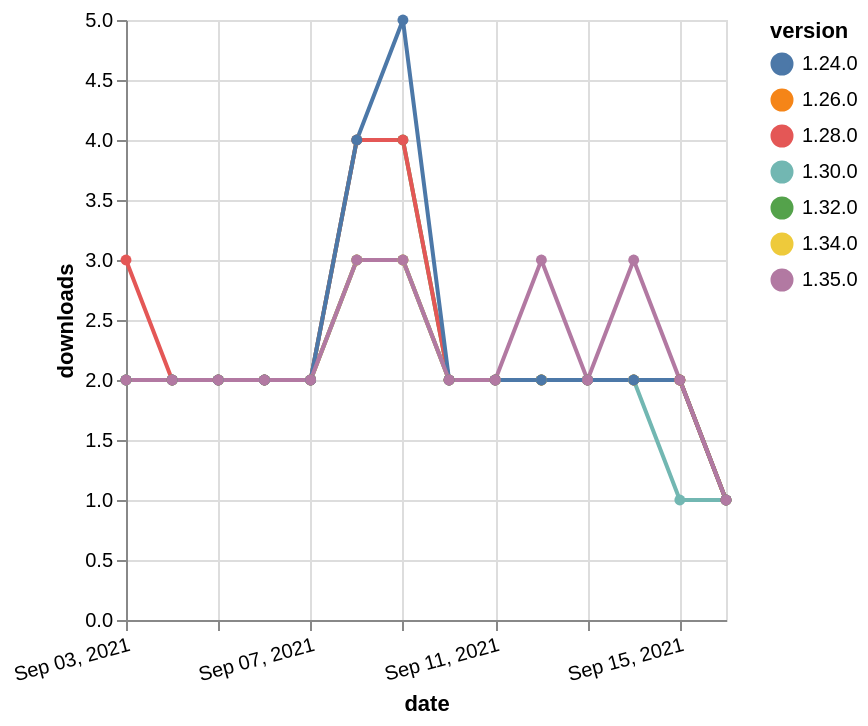

Here is the Vega-Lite specification saved for this chart:
### Vega-Lite specification from a JSON file in a GitHub repository (floating-point values rounded to 4 significant figures)
{"$schema": "https://vega.github.io/schema/vega-lite/v5.json", "description": "A simple bar chart with embedded data.", "data": {"values": [{"date": "2021-09-03", "total": 1478, "delta": 2, "version": "1.34.0"}, {"date": "2021-09-04", "total": 1480, "delta": 2, "version": "1.34.0"}, {"date": "2021-09-05", "total": 1482, "delta": 2, "version": "1.34.0"}, {"date": "2021-09-06", "total": 1484, "delta": 2, "version": "1.34.0"}, {"date": "2021-09-07", "total": 1486, "delta": 2, "version": "1.34.0"}, {"date": "2021-09-08", "total": 1489, "delta": 3, "version": "1.34.0"}, {"date": "2021-09-09", "total": 1492, "delta": 3, "version": "1.34.0"}, {"date": "2021-09-10", "total": 1494, "delta": 2, "version": "1.34.0"}, {"date": "2021-09-11", "total": 1496, "delta": 2, "version": "1.34.0"}, {"date": "2021-09-12", "total": 1498, "delta": 2, "version": "1.34.0"}, {"date": "2021-09-13", "total": 1500, "delta": 2, "version": "1.34.0"}, {"date": "2021-09-14", "total": 1502, "delta": 2, "version": "1.34.0"}, {"date": "2021-09-15", "total": 1504, "delta": 2, "version": "1.34.0"}, {"date": "2021-09-16", "total": 1505, "delta": 1, "version": "1.34.0"}, {"date": "2021-09-03", "total": 1967, "delta": 2, "version": "1.32.0"}, {"date": "2021-09-04", "total": 1969, "delta": 2, "version": "1.32.0"}, {"date": "2021-09-05", "total": 1971, "delta": 2, "version": "1.32.0"}, {"date": "2021-09-06", "total": 1973, "delta": 2, "version": "1.32.0"}, {"date": "2021-09-07", "total": 1975, "delta": 2, "version": "1.32.0"}, {"date": "2021-09-08", "total": 1979, "delta": 4, "version": "1.32.0"}, {"date": "2021-09-09", "total": 1983, "delta": 4, "version": "1.32.0"}, {"date": "2021-09-10", "total": 1985, "delta": 2, "version": "1.32.0"}, {"date": "2021-09-11", "total": 1987, "delta": 2, "version": "1.32.0"}, {"date": "2021-09-12", "total": 1989, "delta": 2, "version": "1.32.0"}, {"date": "2021-09-13", "total": 1991, "delta": 2, "version": "1.32.0"}, {"date": "2021-09-14", "total": 1993, "delta": 2, "version": "1.32.0"}, {"date": "2021-09-15", "total": 1995, "delta": 2, "version": "1.32.0"}, {"date": "2021-09-16", "total": 1996, "delta": 1, "version": "1.32.0"}, {"date": "2021-09-03", "total": 2431, "delta": 3, "version": "1.28.0"}, {"date": "2021-09-04", "total": 2433, "delta": 2, "version": "1.28.0"}, {"date": "2021-09-05", "total": 2435, "delta": 2, "version": "1.28.0"}, {"date": "2021-09-06", "total": 2437, "delta": 2, "version": "1.28.0"}, {"date": "2021-09-07", "total": 2439, "delta": 2, "version": "1.28.0"}, {"date": "2021-09-08", "total": 2443, "delta": 4, "version": "1.28.0"}, {"date": "2021-09-09", "total": 2447, "delta": 4, "version": "1.28.0"}, {"date": "2021-09-10", "total": 2449, "delta": 2, "version": "1.28.0"}, {"date": "2021-09-11", "total": 2451, "delta": 2, "version": "1.28.0"}, {"date": "2021-09-12", "total": 2453, "delta": 2, "version": "1.28.0"}, {"date": "2021-09-13", "total": 2455, "delta": 2, "version": "1.28.0"}, {"date": "2021-09-14", "total": 2457, "delta": 2, "version": "1.28.0"}, {"date": "2021-09-15", "total": 2459, "delta": 2, "version": "1.28.0"}, {"date": "2021-09-16", "total": 2460, "delta": 1, "version": "1.28.0"}, {"date": "2021-09-03", "total": 2567, "delta": 2, "version": "1.26.0"}, {"date": "2021-09-04", "total": 2569, "delta": 2, "version": "1.26.0"}, {"date": "2021-09-05", "total": 2571, "delta": 2, "version": "1.26.0"}, {"date": "2021-09-06", "total": 2573, "delta": 2, "version": "1.26.0"}, {"date": "2021-09-07", "total": 2575, "delta": 2, "version": "1.26.0"}, {"date": "2021-09-08", "total": 2578, "delta": 3, "version": "1.26.0"}, {"date": "2021-09-09", "total": 2581, "delta": 3, "version": "1.26.0"}, {"date": "2021-09-10", "total": 2583, "delta": 2, "version": "1.26.0"}, {"date": "2021-09-11", "total": 2585, "delta": 2, "version": "1.26.0"}, {"date": "2021-09-12", "total": 2587, "delta": 2, "version": "1.26.0"}, {"date": "2021-09-13", "total": 2589, "delta": 2, "version": "1.26.0"}, {"date": "2021-09-14", "total": 2591, "delta": 2, "version": "1.26.0"}, {"date": "2021-09-15", "total": 2593, "delta": 2, "version": "1.26.0"}, {"date": "2021-09-16", "total": 2594, "delta": 1, "version": "1.26.0"}, {"date": "2021-09-03", "total": 2041, "delta": 2, "version": "1.30.0"}, {"date": "2021-09-04", "total": 2043, "delta": 2, "version": "1.30.0"}, {"date": "2021-09-05", "total": 2045, "delta": 2, "version": "1.30.0"}, {"date": "2021-09-06", "total": 2047, "delta": 2, "version": "1.30.0"}, {"date": "2021-09-07", "total": 2049, "delta": 2, "version": "1.30.0"}, {"date": "2021-09-08", "total": 2052, "delta": 3, "version": "1.30.0"}, {"date": "2021-09-09", "total": 2055, "delta": 3, "version": "1.30.0"}, {"date": "2021-09-10", "total": 2057, "delta": 2, "version": "1.30.0"}, {"date": "2021-09-11", "total": 2059, "delta": 2, "version": "1.30.0"}, {"date": "2021-09-12", "total": 2061, "delta": 2, "version": "1.30.0"}, {"date": "2021-09-13", "total": 2063, "delta": 2, "version": "1.30.0"}, {"date": "2021-09-14", "total": 2065, "delta": 2, "version": "1.30.0"}, {"date": "2021-09-15", "total": 2066, "delta": 1, "version": "1.30.0"}, {"date": "2021-09-16", "total": 2067, "delta": 1, "version": "1.30.0"}, {"date": "2021-09-03", "total": 3084, "delta": 2, "version": "1.24.0"}, {"date": "2021-09-04", "total": 3086, "delta": 2, "version": "1.24.0"}, {"date": "2021-09-05", "total": 3088, "delta": 2, "version": "1.24.0"}, {"date": "2021-09-06", "total": 3090, "delta": 2, "version": "1.24.0"}, {"date": "2021-09-07", "total": 3092, "delta": 2, "version": "1.24.0"}, {"date": "2021-09-08", "total": 3096, "delta": 4, "version": "1.24.0"}, {"date": "2021-09-09", "total": 3101, "delta": 5, "version": "1.24.0"}, {"date": "2021-09-10", "total": 3103, "delta": 2, "version": "1.24.0"}, {"date": "2021-09-11", "total": 3105, "delta": 2, "version": "1.24.0"}, {"date": "2021-09-12", "total": 3107, "delta": 2, "version": "1.24.0"}, {"date": "2021-09-13", "total": 3109, "delta": 2, "version": "1.24.0"}, {"date": "2021-09-14", "total": 3111, "delta": 2, "version": "1.24.0"}, {"date": "2021-09-15", "total": 3113, "delta": 2, "version": "1.24.0"}, {"date": "2021-09-16", "total": 3114, "delta": 1, "version": "1.24.0"}, {"date": "2021-09-03", "total": 1003, "delta": 2, "version": "1.35.0"}, {"date": "2021-09-04", "total": 1005, "delta": 2, "version": "1.35.0"}, {"date": "2021-09-05", "total": 1007, "delta": 2, "version": "1.35.0"}, {"date": "2021-09-06", "total": 1009, "delta": 2, "version": "1.35.0"}, {"date": "2021-09-07", "total": 1011, "delta": 2, "version": "1.35.0"}, {"date": "2021-09-08", "total": 1014, "delta": 3, "version": "1.35.0"}, {"date": "2021-09-09", "total": 1017, "delta": 3, "version": "1.35.0"}, {"date": "2021-09-10", "total": 1019, "delta": 2, "version": "1.35.0"}, {"date": "2021-09-11", "total": 1021, "delta": 2, "version": "1.35.0"}, {"date": "2021-09-12", "total": 1024, "delta": 3, "version": "1.35.0"}, {"date": "2021-09-13", "total": 1026, "delta": 2, "version": "1.35.0"}, {"date": "2021-09-14", "total": 1029, "delta": 3, "version": "1.35.0"}, {"date": "2021-09-15", "total": 1031, "delta": 2, "version": "1.35.0"}, {"date": "2021-09-16", "total": 1032, "delta": 1, "version": "1.35.0"}]}, "width": "container", "mark": {"type": "line", "point": {"filled": true}}, "encoding": {"x": {"field": "date", "type": "temporal", "timeUnit": "yearmonthdate", "title": "date", "axis": {"labelAngle": -15}}, "y": {"field": "delta", "type": "quantitative", "title": "downloads"}, "color": {"field": "version", "type": "nominal"}, "tooltip": {"field": "delta"}}}
